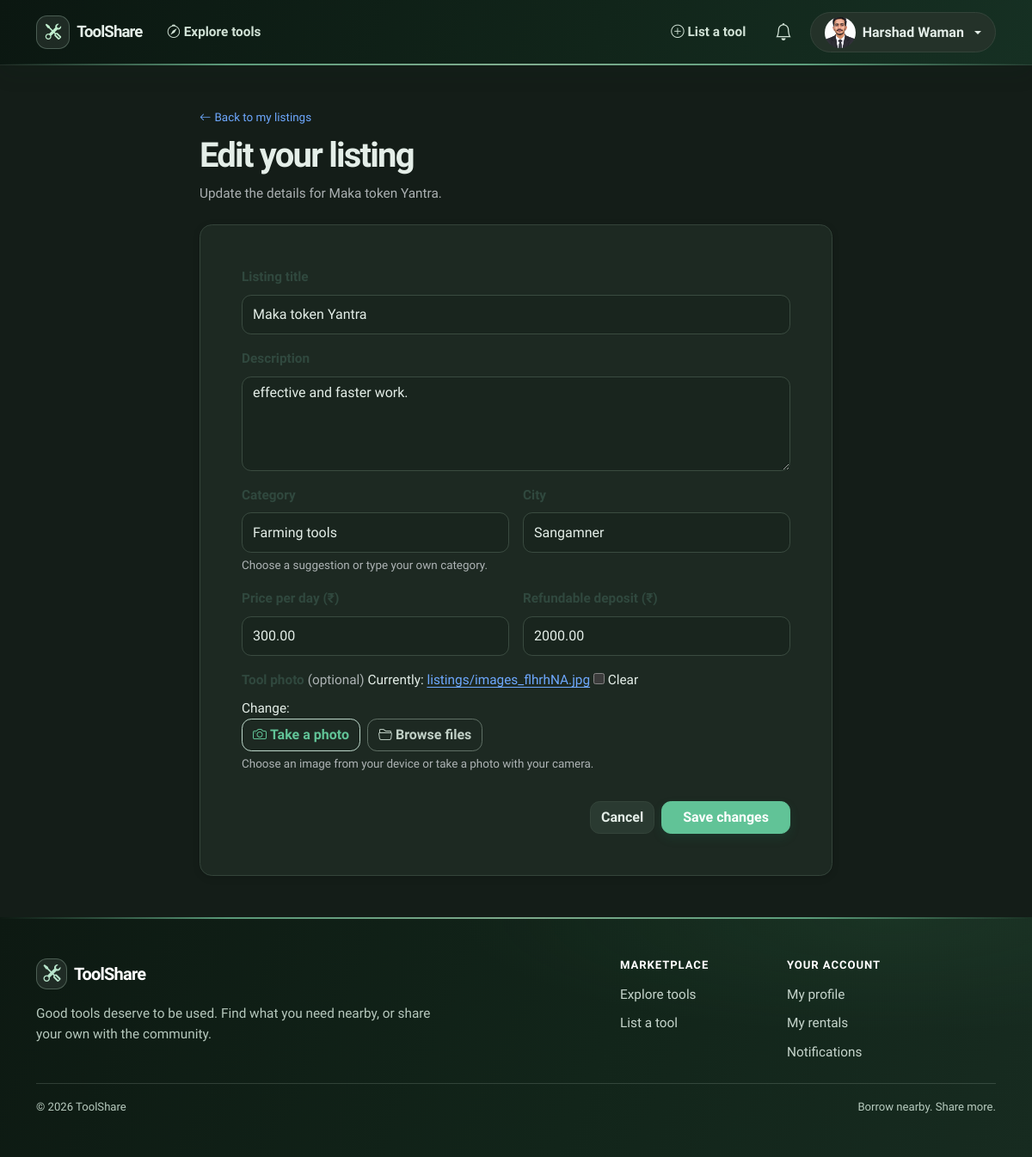
Screenshot of /listing/6/edit/ (signed in) with the database file from the repository.
### rentalapp/models.py (models this page shows, shortened)
class UserProfile(models.Model):
    class Theme(models.TextChoices):
        LIGHT = 'light', 'Light'
        DARK = 'dark', 'Dark'
    user = models.OneToOneField(
        settings.AUTH_USER_MODEL,
        on_delete=models.CASCADE,
        related_name='toolshare_profile',
    )
    avatar_image = models.ImageField(upload_to='profiles/', blank=True)
    phone_number = models.CharField(max_length=20, blank=True)
    theme = models.CharField(max_length=5, choices=Theme.choices, default=Theme.LIGHT)

class RentalListing(models.Model):
    owner = models.ForeignKey(
        settings.AUTH_USER_MODEL,
        on_delete=models.CASCADE,
        related_name='rental_listings',
    )
    title = models.CharField(max_length=120)
    category = models.CharField(max_length=80)
    description = models.TextField(blank=True)
    city = models.CharField(max_length=100)
    daily_price = models.DecimalField(max_digits=9, decimal_places=2)
    security_deposit = models.DecimalField(max_digits=9, decimal_places=2, default=0)
    image_url = models.URLField(blank=True)
    image = models.ImageField(upload_to='listings/', blank=True)
    created_at = models.DateTimeField(auto_now_add=True)
    class Meta:
        ordering = ['-created_at']

### ui_preview/views.py (the view)
# urls.py: path('listing/<int:pk>/edit/', views.edit_listing, name='edit_listing'),
@login_required(login_url='ui_preview:login')
def edit_listing(request, pk):
    listing = get_object_or_404(RentalListing, pk=pk, owner=request.user)
    form = RentalListingForm(
        request.POST or None,
        request.FILES or None,
        instance=listing,
    )
    if request.method == 'POST' and form.is_valid():
        form.save()
        messages.success(request, f"Your listing '{listing.title}' has been updated.")
        return redirect('ui_preview:my_listings')
    return render(request, 'inventory/item_form.html', {
        'form': form,
        'listing': listing,
        'is_editing': True,
        'categories': _listing_category_suggestions(),
    })

### ui_preview/context_processors.py (called while the page is built)
def user_profile(request):
    profile = None
    pending_rental_requests = 0
    unread_availability_notifications = 0
    if request.user.is_authenticated:
        profile, _ = UserProfile.objects.get_or_create(user=request.user)
        pending_rental_requests = RentalBooking.objects.filter(
            listing__owner=request.user,
            status=RentalBooking.Status.REQUESTED,
        ).count()
        unread_availability_notifications = request.user.rental_availability_notifications.filter(
            read_at__isnull=True,
        ).count()
    return {
        'user_profile': profile,
        'pending_rental_requests': pending_rental_requests,
        'unread_availability_notifications': unread_availability_notifications,
    }

### ui_preview/views.py (called while the page is built)
def _listing_category_suggestions():
    saved_categories = RentalListing.objects.values_list(
        'category',
        flat=True,
    ).distinct()
    return sorted({
        label for value, label in LISTING_CATEGORIES
    } | set(saved_categories), key=str.casefold)

### templates/inventory/item_form.html (shortened to what this page needs)
{% extends "base.html" %}
{% load static %}
{% block content %}
  <div class="row justify-content-center">
    <div class="col-lg-8">
      <div class="mb-4"><a href="{% url 'ui_preview:my_listings' %}" class="text-decoration-none small"><i class="bi bi-arrow-left me-1" aria-hidden="true"></i>Back to my listings</a><h1 class="page-heading fw-bold mt-2">{% if is_editing %}Edit your listing{% else %}List a tool for rent{% endif %}</h1><p class="text-muted">{% if is_editing %}Update the details for {{ listing.title }}.{% else %}Help your neighbors get projects done. Add a few details to create a listing.{% endif %}</p></div>
      <form class="card card-body p-4 p-lg-5" method="post" enctype="multipart/form-data">
        <div class="mb-3"><label class="form-label fw-semibold" for="{{ form.title.id_for_label }}">Listing title</label>{{ form.title }}</div>
        <div class="mb-3"><label class="form-label fw-semibold" for="{{ form.description.id_for_label }}">Description</label>{{ form.description }}</div>
        <div class="row g-3">
          <div class="col-md-6">
            <label class="form-label fw-semibold" for="{{ form.category.id_for_label }}">Category</label>
            {{ form.category }}
            <div class="form-text">Choose a suggestion or type your own category.</div>
          </div>
          <div class="col-md-6"><label class="form-label fw-semibold" for="{{ form.city.id_for_label }}">City</label>{{ form.city }}{% for error in form.city.errors %}<div class="invalid-feedback d-block">{{ error }}</div>{% endfor %}</div>
          <div class="col-md-6"><label class="form-label fw-semibold" for="{{ form.daily_price.id_for_label }}">Price per day (₹)</label>{{ form.daily_price }}</div>
          <div class="col-md-6"><label class="form-label fw-semibold" for="{{ form.security_deposit.id_for_label }}">Refundable deposit (₹)</label>{{ form.security_deposit }}</div>
        </div>
        <div class="mt-3 mb-4">
          <label class="form-label fw-semibold" for="{{ form.image.id_for_label }}">Tool photo <span class="text-muted fw-normal">(optional)</span></label>
          {{ form.image }}
          <div class="d-flex flex-wrap gap-2">
            <button class="btn btn-outline-primary" type="button" data-image-source="camera"><i class="bi bi-camera me-1" aria-hidden="true"></i>Take a photo</button>
            <button class="btn btn-outline-secondary" type="button" data-image-source="browse"><i class="bi bi-folder2-open me-1" aria-hidden="true"></i>Browse files</button>
          </div>
          <div class="form-text">Choose an image from your device or take a photo with your camera.</div>
        </div>
        <div class="d-flex flex-wrap justify-content-end gap-2"><a class="btn btn-light" href="{% url 'ui_preview:my_listings' %}">Cancel</a><button class="btn btn-primary px-4" type="submit">{% if is_editing %}Save changes{% else %}Publish listing{% endif %}</button></div>
      </form>
    </div>
  </div>
{% endblock %}

### templates/base.html (shortened to what this page needs)
{% load static %}
<!doctype html>
<html lang="en" data-theme="{% if user_profile %}{{ user_profile.theme }}{% else %}light{% endif %}" data-bs-theme="{% if user_profile %}{{ user_profile.theme }}{% else %}light{% endif %}">
<head>
  <link href="https://cdn.jsdelivr.net/npm/bootstrap@5.3.3/dist/css/bootstrap.min.css" rel="stylesheet">
  <link rel="stylesheet" href="https://cdn.jsdelivr.net/npm/bootstrap-icons@1.11.3/font/bootstrap-icons.min.css">
  <link rel="stylesheet" href="{% static 'css/toolshare.css' %}">
</head>
<body>
  <nav class="navbar site-navbar navbar-expand-lg sticky-top">
    <div class="container">
      <a class="navbar-brand fw-bold text-teal d-flex align-items-center gap-2" href="{% url 'ui_preview:item_list' %}" aria-label="ToolShare home">
        <span class="site-navbar-mark"><i class="bi bi-tools" aria-hidden="true"></i></span><span>ToolShare</span>
      </a>
      <div class="collapse navbar-collapse" id="navbarContent">
        <ul class="navbar-nav me-auto mb-2 mb-lg-0">
          <li class="nav-item"><a class="nav-link" href="{% url 'ui_preview:item_list' %}"><i class="bi bi-compass me-1" aria-hidden="true"></i>Explore tools</a></li>
        </ul>
        <ul class="navbar-nav ms-auto align-items-lg-center gap-lg-2">
          <li class="nav-item"><a class="nav-link" href="{% url 'ui_preview:item_create' %}"><i class="bi bi-plus-circle me-1" aria-hidden="true"></i>List a tool</a></li>
          {% if user.is_authenticated %}
            <li class="nav-item">
              <a class="nav-link notification-link position-relative" href="{% url 'ui_preview:notifications' %}" aria-label="Notifications">
                <i class="bi bi-bell fs-5" aria-hidden="true"></i>
              </a>
            </li>
            <li class="nav-item dropdown">
              <button class="btn btn-light dropdown-toggle d-flex align-items-center gap-2 profile-menu-button" type="button" id="profileMenu" data-bs-toggle="dropdown" aria-expanded="false">
                {% if user_profile.avatar_image %}
                  <img class="profile-avatar" src="{{ user_profile.avatar_image.url }}" alt="">
                {% else %}
                  <span class="profile-avatar profile-avatar-initial" aria-hidden="true">{{ user.get_full_name|default:user.username|first|upper }}</span>
                {% endif %}
                <span class="d-none d-sm-inline">{{ user.get_full_name|default:user.username }}</span>
              </button>
            </li>
          {% else %}
            <li class="nav-item"><a class="btn btn-outline-primary btn-sm" href="{% url 'ui_preview:login' %}">Log in</a></li>
            <li class="nav-item"><a class="btn btn-primary btn-sm" href="{% url 'ui_preview:register' %}">Join free</a></li>
          {% endif %}
        </ul>
      </div>
    </div>
  </nav>
  <main class="container py-4 py-lg-5">
    {% block content %}{% endblock %}
  </main>
  <footer class="site-footer mt-auto">
    <div class="container py-5">
      <div class="row g-4 g-lg-5">
        <div class="col-lg-6 col-xl-7">
          <a class="site-footer-brand d-inline-flex align-items-center gap-2 text-decoration-none mb-3" href="{% url 'ui_preview:item_list' %}">
            <span class="site-footer-mark"><i class="bi bi-tools" aria-hidden="true"></i></span>
            <span>ToolShare</span>
          </a>
          <p class="site-footer-copy mb-0">Good tools deserve to be used. Find what you need nearby, or share your own with the community.</p>
        </div>
        <nav class="col-6 col-lg-3 col-xl-2" aria-label="Marketplace links">
          <h2 class="site-footer-heading">Marketplace</h2>
          <ul class="site-footer-links list-unstyled mb-0">
            <li><a href="{% url 'ui_preview:item_list' %}">Explore tools</a></li>
            <li><a href="{% url 'ui_preview:item_create' %}">List a tool</a></li>
          </ul>
        </nav>
        <nav class="col-6 col-lg-3 col-xl-3" aria-label="Account links">
          <h2 class="site-footer-heading">Your account</h2>
          <ul class="site-footer-links list-unstyled mb-0">
            {% if user.is_authenticated %}
              <li><a href="{% url 'ui_preview:profile' %}">My profile</a></li>
              <li><a href="{% url 'ui_preview:my_rentals' %}">My rentals</a></li>
              <li><a href="{% url 'ui_preview:notifications' %}">Notifications</a></li>
            {% else %}
              <li><a href="{% url 'ui_preview:login' %}">Log in</a></li>
              <li><a href="{% url 'ui_preview:register' %}">Create an account</a></li>
            {% endif %}
          </ul>
        </nav>
      </div>
      <div class="site-footer-bottom mt-4 pt-3 d-flex flex-column flex-sm-row justify-content-between gap-2">
        <span>© {% now "Y" %} ToolShare</span>
        <span>Borrow nearby. Share more.</span>
      </div>
    </div>
  </footer>
</body>
</html>

### rows the page displays
UserProfile: avatar_image (picture)
RentalListing: title "Maka token Yantra", description "effective and faster work.", category "Farming tools", city "Sangamner", daily_price "300.00", security_deposit "2000.00"

### other values shown
{{ user.get_full_name|default:user.username }} "Harshad Waman"
